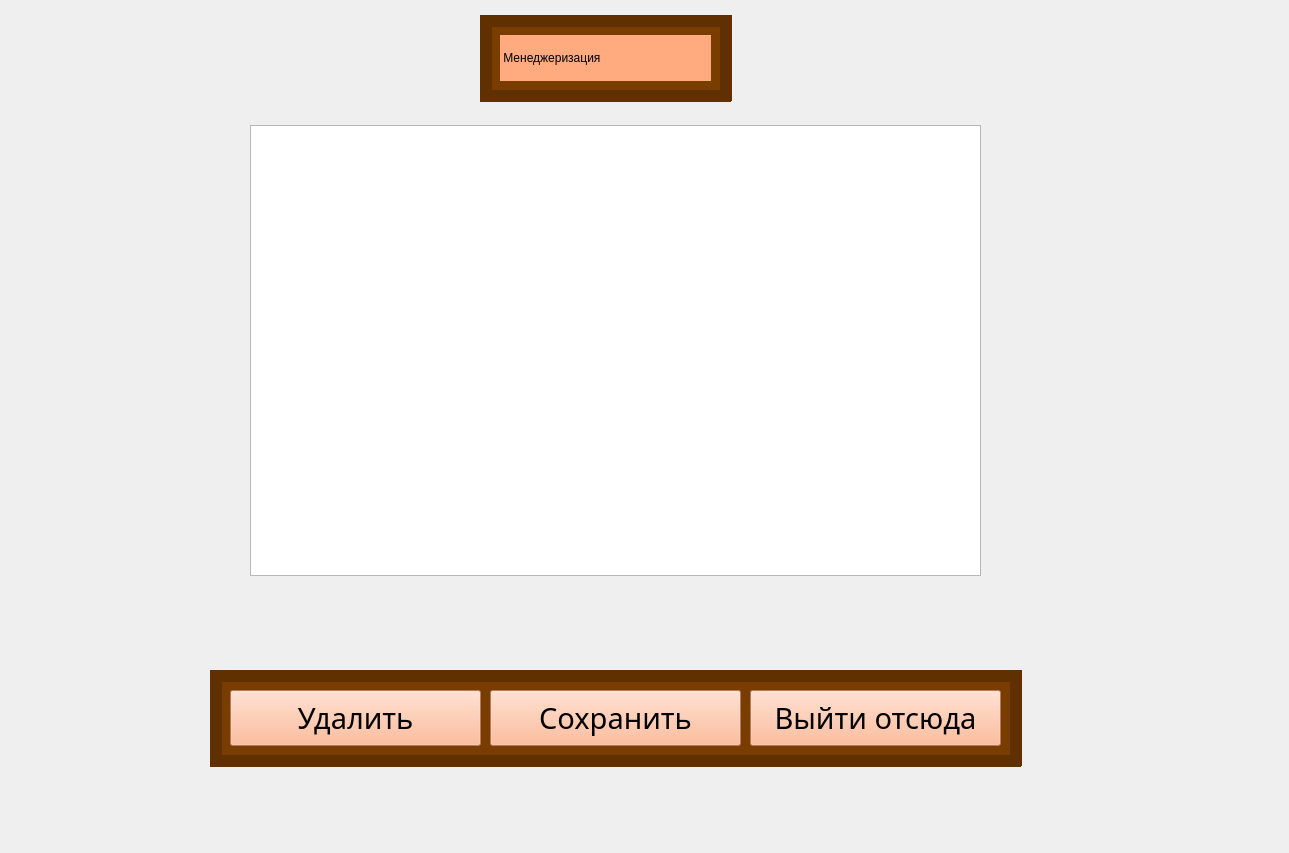
<?xml version="1.0" encoding="UTF-8"?>
<ui version="4.0">
 <class>Form</class>
 <widget class="QWidget" name="Form">
  <property name="geometry">
   <rect>
    <x>0</x>
    <y>0</y>
    <width>1289</width>
    <height>853</height>
   </rect>
  </property>
  <property name="windowTitle">
   <string>Form</string>
  </property>
  <widget class="QLabel" name="label_102">
   <property name="geometry">
    <rect>
     <x>220</x>
     <y>680</y>
     <width>791</width>
     <height>16</height>
    </rect>
   </property>
   <property name="styleSheet">
    <string notr="true">background-color: rgb(122, 61, 0);</string>
   </property>
   <property name="text">
    <string/>
   </property>
  </widget>
  <widget class="QLabel" name="label_101">
   <property name="geometry">
    <rect>
     <x>1000</x>
     <y>680</y>
     <width>12</width>
     <height>76</height>
    </rect>
   </property>
   <property name="styleSheet">
    <string notr="true">background-color: rgb(122, 61, 0);</string>
   </property>
   <property name="text">
    <string/>
   </property>
  </widget>
  <widget class="QLabel" name="label_100">
   <property name="geometry">
    <rect>
     <x>220</x>
     <y>685</y>
     <width>12</width>
     <height>71</height>
    </rect>
   </property>
   <property name="styleSheet">
    <string notr="true">background-color: rgb(122, 61, 0);</string>
   </property>
   <property name="text">
    <string/>
   </property>
  </widget>
  <widget class="QLabel" name="label_105">
   <property name="geometry">
    <rect>
     <x>210</x>
     <y>755</y>
     <width>811</width>
     <height>12</height>
    </rect>
   </property>
   <property name="styleSheet">
    <string notr="true">background-color: rgb(97, 48, 0);</string>
   </property>
   <property name="text">
    <string/>
   </property>
  </widget>
  <widget class="QLabel" name="label_99">
   <property name="geometry">
    <rect>
     <x>220</x>
     <y>745</y>
     <width>791</width>
     <height>16</height>
    </rect>
   </property>
   <property name="styleSheet">
    <string notr="true">background-color: rgb(122, 61, 0);</string>
   </property>
   <property name="text">
    <string/>
   </property>
  </widget>
  <widget class="QPushButton" name="pushButton_2">
   <property name="geometry">
    <rect>
     <x>490</x>
     <y>690</y>
     <width>251</width>
     <height>56</height>
    </rect>
   </property>
   <property name="font">
    <font>
     <family>Bahnschrift Condensed</family>
     <pointsize>22</pointsize>
     <weight>7</weight>
     <italic>false</italic>
     <bold>false</bold>
    </font>
   </property>
   <property name="styleSheet">
    <string notr="true">font: 57 22pt &quot;Bahnschrift Condensed&quot;;
background-color: rgb(255, 170, 127);</string>
   </property>
   <property name="text">
    <string>Сохранить</string>
   </property>
  </widget>
  <widget class="QLabel" name="label_104">
   <property name="geometry">
    <rect>
     <x>740</x>
     <y>685</y>
     <width>12</width>
     <height>71</height>
    </rect>
   </property>
   <property name="styleSheet">
    <string notr="true">background-color: rgb(122, 61, 0);</string>
   </property>
   <property name="text">
    <string/>
   </property>
  </widget>
  <widget class="QLabel" name="label_103">
   <property name="geometry">
    <rect>
     <x>480</x>
     <y>685</y>
     <width>12</width>
     <height>71</height>
    </rect>
   </property>
   <property name="styleSheet">
    <string notr="true">background-color: rgb(122, 61, 0);</string>
   </property>
   <property name="text">
    <string/>
   </property>
  </widget>
  <widget class="QPushButton" name="pushButton_3">
   <property name="geometry">
    <rect>
     <x>750</x>
     <y>690</y>
     <width>251</width>
     <height>56</height>
    </rect>
   </property>
   <property name="font">
    <font>
     <family>Bahnschrift Condensed</family>
     <pointsize>22</pointsize>
     <weight>7</weight>
     <italic>false</italic>
     <bold>false</bold>
    </font>
   </property>
   <property name="styleSheet">
    <string notr="true">font: 57 22pt &quot;Bahnschrift Condensed&quot;;
background-color: rgb(255, 170, 127);</string>
   </property>
   <property name="text">
    <string>Выйти отсюда</string>
   </property>
  </widget>
  <widget class="QLabel" name="label_106">
   <property name="geometry">
    <rect>
     <x>210</x>
     <y>670</y>
     <width>811</width>
     <height>12</height>
    </rect>
   </property>
   <property name="styleSheet">
    <string notr="true">background-color: rgb(97, 48, 0);</string>
   </property>
   <property name="text">
    <string/>
   </property>
  </widget>
  <widget class="QPushButton" name="pushButton">
   <property name="geometry">
    <rect>
     <x>230</x>
     <y>690</y>
     <width>251</width>
     <height>56</height>
    </rect>
   </property>
   <property name="font">
    <font>
     <family>Bahnschrift Condensed</family>
     <pointsize>22</pointsize>
     <weight>7</weight>
     <italic>false</italic>
     <bold>false</bold>
    </font>
   </property>
   <property name="styleSheet">
    <string notr="true">font: 57 22pt &quot;Bahnschrift Condensed&quot;;
background-color: rgb(255, 170, 127);</string>
   </property>
   <property name="text">
    <string>Удалить</string>
   </property>
  </widget>
  <widget class="QLabel" name="label_107">
   <property name="geometry">
    <rect>
     <x>210</x>
     <y>675</y>
     <width>12</width>
     <height>86</height>
    </rect>
   </property>
   <property name="styleSheet">
    <string notr="true">background-color: rgb(97, 48, 0);</string>
   </property>
   <property name="text">
    <string/>
   </property>
  </widget>
  <widget class="QLabel" name="label_109">
   <property name="geometry">
    <rect>
     <x>1010</x>
     <y>670</y>
     <width>12</width>
     <height>96</height>
    </rect>
   </property>
   <property name="styleSheet">
    <string notr="true">background-color: rgb(97, 48, 0);</string>
   </property>
   <property name="text">
    <string/>
   </property>
  </widget>
  <widget class="QTableView" name="tableView">
   <property name="geometry">
    <rect>
     <x>250</x>
     <y>125</y>
     <width>731</width>
     <height>451</height>
    </rect>
   </property>
  </widget>
  <widget class="QLabel" name="label_68">
   <property name="geometry">
    <rect>
     <x>500</x>
     <y>35</y>
     <width>211</width>
     <height>46</height>
    </rect>
   </property>
   <property name="styleSheet">
    <string notr="true">background-color: rgb(255, 170, 127);
font: 25pt &quot;Bahnschrift Condensed&quot;;</string>
   </property>
   <property name="text">
    <string> Менеджеризация</string>
   </property>
  </widget>
  <widget class="QLabel" name="label_95">
   <property name="geometry">
    <rect>
     <x>480</x>
     <y>90</y>
     <width>251</width>
     <height>12</height>
    </rect>
   </property>
   <property name="styleSheet">
    <string notr="true">background-color: rgb(97, 48, 0);</string>
   </property>
   <property name="text">
    <string/>
   </property>
  </widget>
  <widget class="QLabel" name="label_98">
   <property name="geometry">
    <rect>
     <x>480</x>
     <y>15</y>
     <width>12</width>
     <height>86</height>
    </rect>
   </property>
   <property name="styleSheet">
    <string notr="true">background-color: rgb(97, 48, 0);</string>
   </property>
   <property name="text">
    <string/>
   </property>
  </widget>
  <widget class="QLabel" name="label_97">
   <property name="geometry">
    <rect>
     <x>490</x>
     <y>15</y>
     <width>231</width>
     <height>12</height>
    </rect>
   </property>
   <property name="styleSheet">
    <string notr="true">background-color: rgb(97, 48, 0);</string>
   </property>
   <property name="text">
    <string/>
   </property>
  </widget>
  <widget class="QLabel" name="label_94">
   <property name="geometry">
    <rect>
     <x>490</x>
     <y>80</y>
     <width>231</width>
     <height>12</height>
    </rect>
   </property>
   <property name="styleSheet">
    <string notr="true">background-color: rgb(122, 61, 0);</string>
   </property>
   <property name="text">
    <string/>
   </property>
  </widget>
  <widget class="QLabel" name="label_93">
   <property name="geometry">
    <rect>
     <x>490</x>
     <y>25</y>
     <width>12</width>
     <height>58</height>
    </rect>
   </property>
   <property name="styleSheet">
    <string notr="true">background-color: rgb(122, 61, 0);</string>
   </property>
   <property name="text">
    <string/>
   </property>
  </widget>
  <widget class="QLabel" name="label_96">
   <property name="geometry">
    <rect>
     <x>720</x>
     <y>15</y>
     <width>12</width>
     <height>86</height>
    </rect>
   </property>
   <property name="styleSheet">
    <string notr="true">background-color: rgb(97, 48, 0);</string>
   </property>
   <property name="text">
    <string/>
   </property>
  </widget>
  <widget class="QLabel" name="label_91">
   <property name="geometry">
    <rect>
     <x>490</x>
     <y>25</y>
     <width>221</width>
     <height>12</height>
    </rect>
   </property>
   <property name="styleSheet">
    <string notr="true">background-color: rgb(122, 61, 0);</string>
   </property>
   <property name="text">
    <string/>
   </property>
  </widget>
  <widget class="QLabel" name="label_92">
   <property name="geometry">
    <rect>
     <x>710</x>
     <y>25</y>
     <width>12</width>
     <height>66</height>
    </rect>
   </property>
   <property name="styleSheet">
    <string notr="true">background-color: rgb(122, 61, 0);</string>
   </property>
   <property name="text">
    <string/>
   </property>
  </widget>
  <zorder>label_93</zorder>
  <zorder>label_92</zorder>
  <zorder>label_91</zorder>
  <zorder>label_94</zorder>
  <zorder>label_103</zorder>
  <zorder>label_104</zorder>
  <zorder>label_99</zorder>
  <zorder>label_102</zorder>
  <zorder>label_101</zorder>
  <zorder>label_100</zorder>
  <zorder>label_105</zorder>
  <zorder>pushButton_2</zorder>
  <zorder>pushButton_3</zorder>
  <zorder>label_106</zorder>
  <zorder>pushButton</zorder>
  <zorder>label_107</zorder>
  <zorder>label_109</zorder>
  <zorder>tableView</zorder>
  <zorder>label_68</zorder>
  <zorder>label_95</zorder>
  <zorder>label_98</zorder>
  <zorder>label_97</zorder>
  <zorder>label_96</zorder>
 </widget>
 <resources/>
 <connections/>
</ui>
